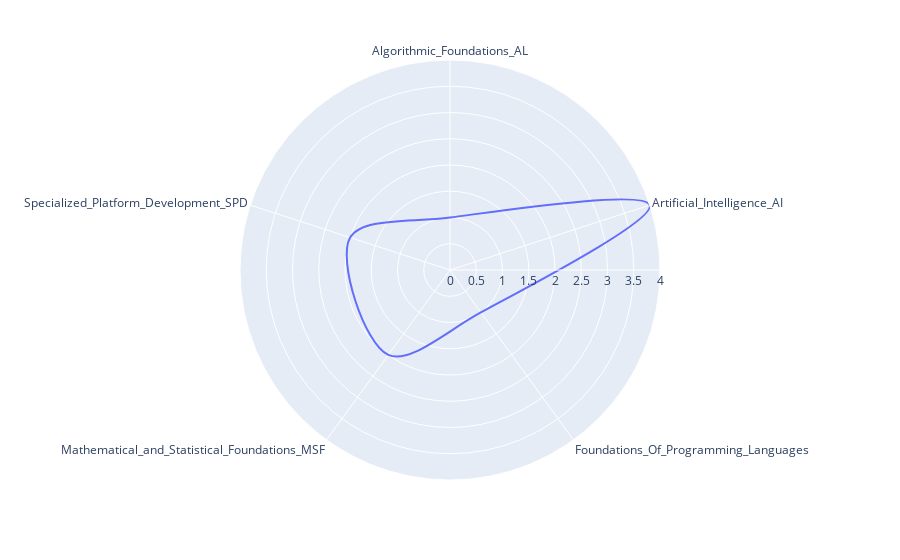

The cell this chart's notebook holds for it:
### Code cell
# filter matched_courses dataframe with "ALMA" in parcours column
ATAL_courses = matched_courses[matched_courses["parcours"].str.contains("ATAL")]

# distinct count of s for each ka in the matched_courses dataframe
ka_count = ATAL_courses.groupby("ka")["s"].nunique()
ka_count = ka_count.reset_index()
ka_count.columns = ["ka", "count"]

# sort the ka_count dataframe by ka label
ka_count = ka_count.sort_values(by="ka")
ka_count

fig = px.line_polar(
    r=list(ka_count["count"]), theta=list(ka_count["ka"]), line_close=True, line_shape="spline"
)
fig.show()

### Figure 1 — Plotly figure (JSON) as saved in the notebook; plotly's stock layout.template omitted (floating-point values rounded to 4 significant figures)
{"data": [{"hovertemplate": "r=%{r}<br>theta=%{theta}<extra></extra>", "legendgroup": "", "line": {"color": "#636efa", "dash": "solid", "shape": "spline"}, "marker": {"symbol": "circle"}, "mode": "lines", "name": "", "r": [1, 4, 1, 2, 2, 1], "showlegend": false, "subplot": "polar", "theta": ["Algorithmic_Foundations_AL", "Artificial_Intelligence_AI", "Foundations_Of_Programming_Languages", "Mathematical_and_Statistical_Foundations_MSF", "Specialized_Platform_Development_SPD", "Algorithmic_Foundations_AL"], "type": "scatterpolar"}], "layout": {"legend": {"tracegroupgap": 0}, "margin": {"t": 60}, "polar": {"angularaxis": {"direction": "clockwise", "rotation": 90}, "domain": {"x": [0, 1], "y": [0, 1]}}}}
